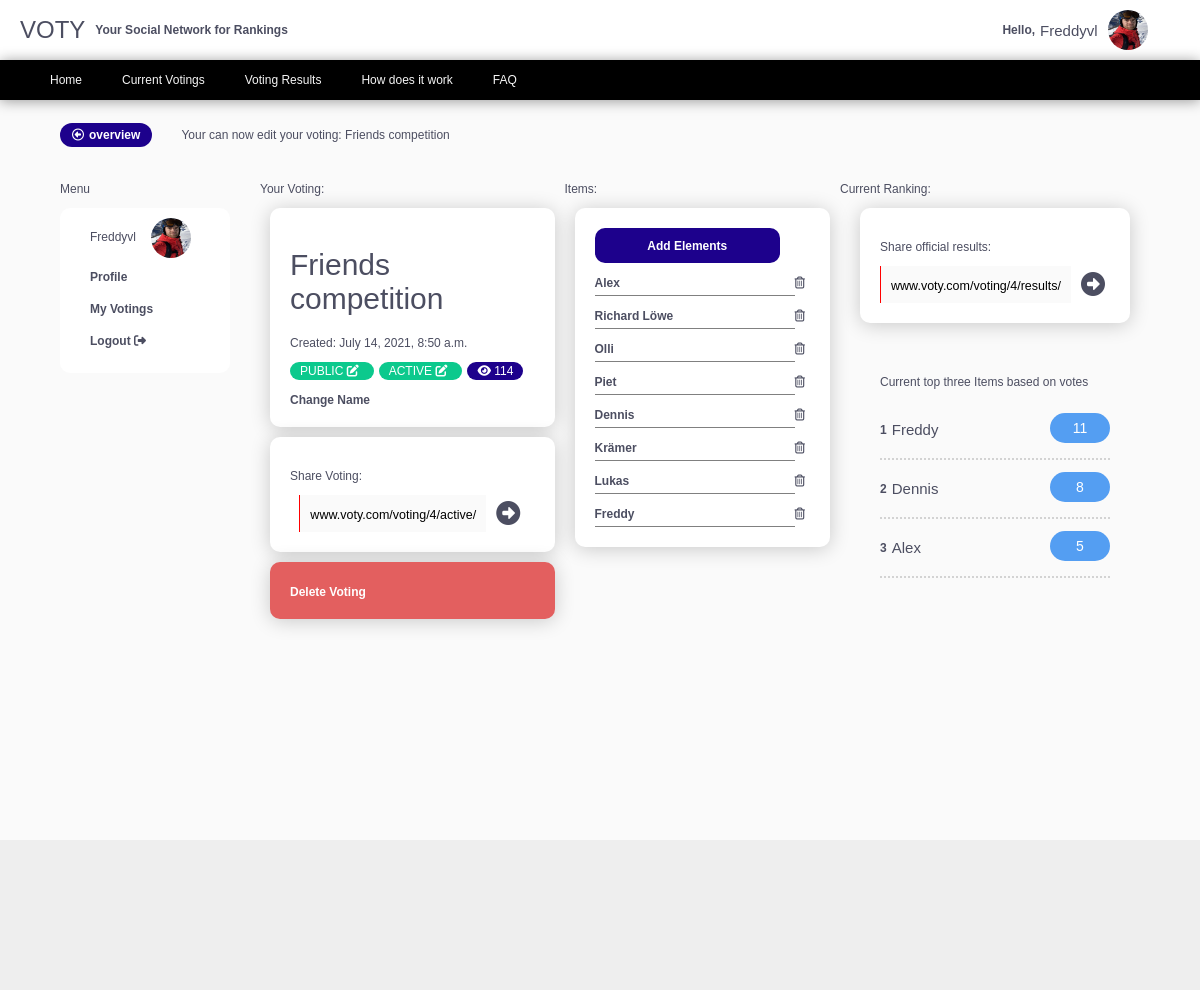
/voting/4/ (signed in), run on an earlier commit of the app's database.
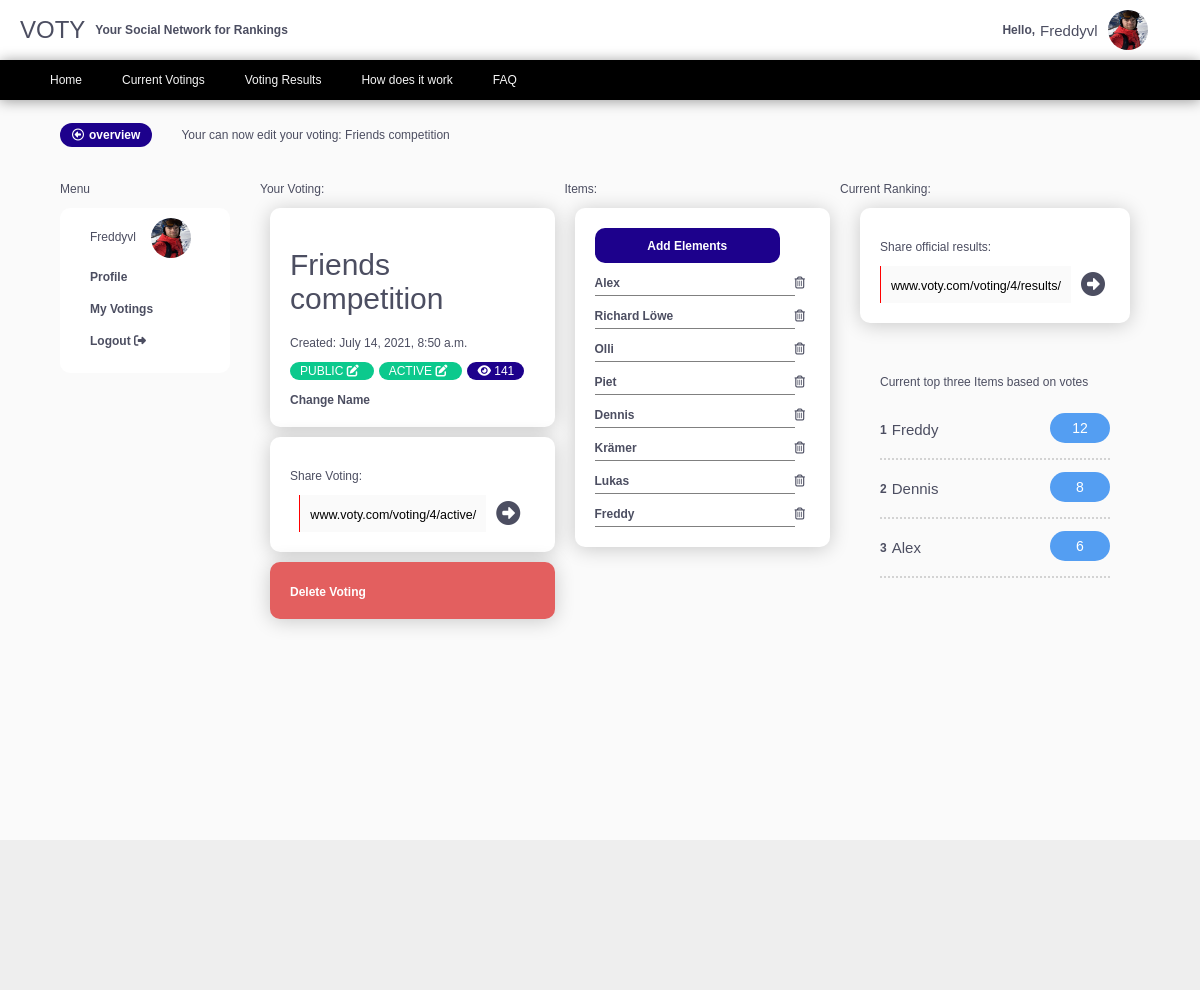
And on a later commit of the database.
### voting/models.py (models this page shows, shortened)
class Voting(models.Model):
    title = models.CharField(max_length=100)
    active = models.BooleanField(default=False)
    private = models.BooleanField(default=False)
    date_created = models.DateTimeField(default=timezone.now)
    author = models.ForeignKey(User, on_delete=models.CASCADE)
    number_of_votes = models.PositiveIntegerField(default=0)

class Element(models.Model):
    title = models.CharField(max_length=100)
    description = models.TextField(blank=True)
    voting = models.ForeignKey(Voting, on_delete=models.CASCADE, related_name='related_votings')
    likes = models.PositiveIntegerField(default=0)
    link = models.CharField(max_length=300, blank=True, default='https://images.pexels.com/photos/2444429/pexels-photo-2444429.jpeg?auto=compress&cs=tinysrgb&dpr=2&h=750&w=1260')

### voting/views.py (the view)
# urls.py: path('<int:pk>/', VotingDetailView.as_view(), name='voting-detail'),
class VotingDetailView(LoginRequiredMixin, UserPassesTestMixin, DetailView):
    model = Voting
    def test_func(self):
        voting = self.get_object()
        if self.request.user == voting.author:
            return True
        return False
    def get_context_data(self, **kwargs):
        context = super().get_context_data(**kwargs)
        context['elements'] = Element.objects.filter(voting_id=self.kwargs['pk'])
        context['ordered_elements'] = Element.objects.filter(voting_id=self.kwargs['pk']).order_by('-likes')[:3]
        return context

### voting/templates/voting/voting_detail.html (shortened to what the changed rows need)
{% extends 'voting/base.html' %}
{% load crispy_forms_tags %}
{% load static %}
{% block extrahead %}
        <link rel="stylesheet" type="text/css "href="{% static 'voting/userrestricted-voting-detail.css' %}">
        <link rel="stylesheet" type="text/css "href="{% static 'voting/active-voting.css' %}">
{% endblock %}
{% block content %}
<div class="menu2 flex">
    <a class="btn-blue " href="{% url 'list-of-votings-userrestricted' %}"><i class="far fa-arrow-alt-circle-left"></i> overview</a>
    <p>Your can now edit your voting: {{object.title}} </p>
</div>
<div class="flex">
        <div>
            <div class="menu-header voting-card">
                <h1>{{ object.title }}</h1>
                <p>Created: {{ object.date_created }}</p>
                <div class="flex margin-top-bot">
                            {% if object.private %}
                            <div class="tag tag-orange">
                                <a href="{% url 'private' object.id %}">Private <i class="fas fa-edit"></i></a>
                            </div>
                            {% else %}
                            <div class="tag tag-green">
                            </div>
                            {% endif %}
                            {% if object.active %}
                            <div class="tag tag-green">
                            </div>
                            {% else %}
                            <div class="tag tag-orange">
                                <a href="{% url 'activate' object.id %}">Deactivated <i class="fas fa-edit"></i></a>
                            </div>
                            {% endif %}
                            <div class="tag tag-blue"><span><i class="fas fa-eye"></i>  {{object.number_of_votes}}</span></div>
                        </div>
                <a href="{% url 'voting-update' object.id %}">Change Name</a>
            </div>
            <div class="voting-card">
                <div class="flex align-items-center">
                    <div class="share-url">
                        <small>www.voty.com{% url 'voting-active' object.id %}</small>
                    </div>
                </div>
            </div>
        </div>
        <div>
            <div class="voting-card">
                {% for element in elements %}
                <div class="flex">
                    <div class="element">
                        <a href="{% url 'element-detail' object.id element.id %}">{{ element.title }}</a>
                    </div>
                    <div class="element-delete">
                        <a href="{% url 'delete-element' object.id element.id %}"><i class="far fa-trash-alt"></i></a>
                    </div>
                </div>
                {% endfor %}
            </div>
        </div>
    {% if object.active %}
        <div>
            <p>Current Ranking:</p>
            <div style="margin-left: 10px;" ">
                <div class="voting-card">
                <p>Share official results:</p>
                <div class="flex align-items-center">
                    <div class="share-url">
                        <small>www.voty.com{% url 'voting-results' object.id %}</small>
                    </div>
                    <a href="{% url 'voting-results' object.id %}" style="margin-left: 10px; font-size: 24px;"> <i class="fas fa-arrow-alt-circle-right"></i></a>
                </div>
            </div>
            <div class="results">
                    <p>Current top three Items based on votes</p>
                    {% for element in ordered_elements  %}
                    <li>
                       <div class="flex align-items-center">
                           <p>{{ forloop.counter }}</p>
                           <p>{{element.title}}</p>
                       </div>
                       <div>
                           <p>
                               <div class="number-of-votes flex">
                                   {{element.likes}}
                               </div>
                           </p>
                       </div>
                   </li>
                {% endfor %}
            </div>
        </div>
        {% endif %}
    </div>
</div>
{% endblock content%}

What changed in the data, as far as the page shows it:
changed Voting "Friends competition": number_of_votes "114" → "141"
changed Element "Alex": likes "5" → "6"
changed Element "Freddy": likes "11" → "12"
